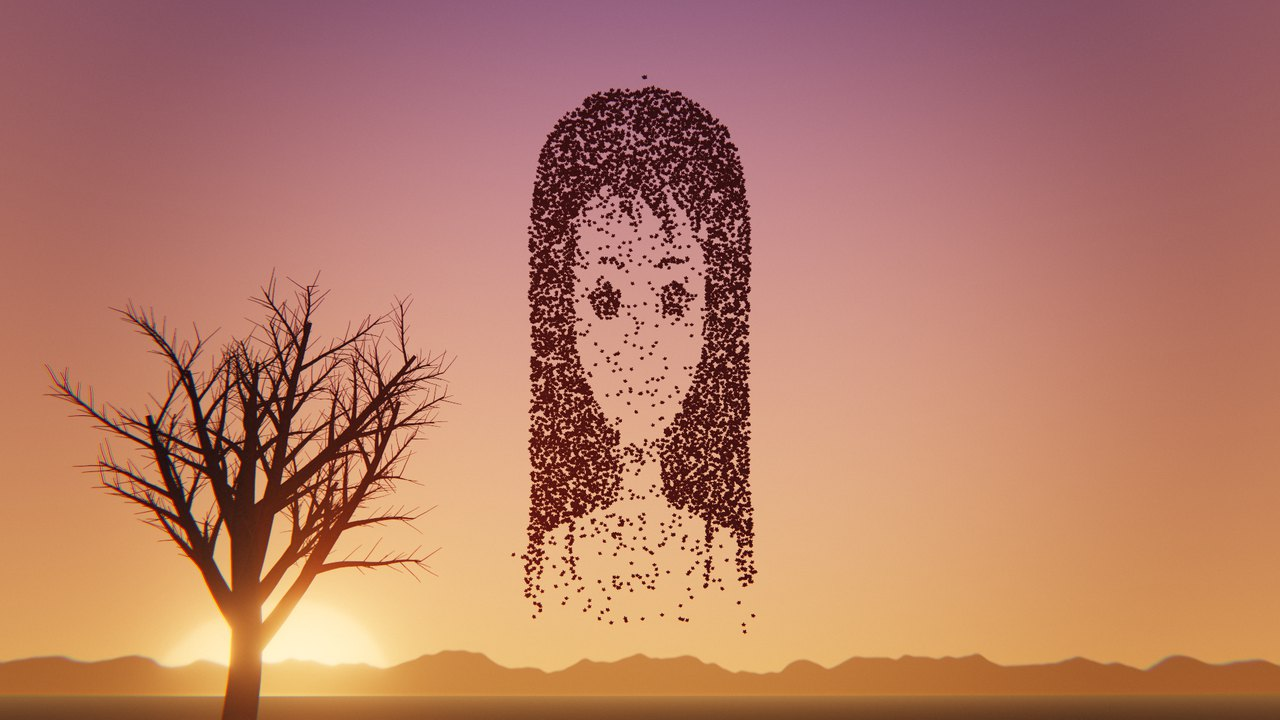
#> input picture plugins/music-video/skills/music-video/assets/styles/feng.jpg, 1280 x 720 px
$ python check_frames.py ../assets/styles
#> lines starting #> are read from the running program, lines starting #| are printed output that depends on the picture
#!/usr/bin/env python3
"""check_frames.py: measurements on rendered frames that a contact sheet cannot show. Prints numbers only.

  python3 -I tools/check_frames.py out/frames                       mean luma, near-black frames, frozen runs, the largest
                                                                     frame-to-frame changes (cuts are marked from assets/timing.json)
  python3 -I tools/check_frames.py out/frames --compare=out/frames_b pixel differences between two renders (when files differ)
  python3 -I tools/check_frames.py out/frames --grain=100,100,300,200 is the grain a pattern? (a patch of flat background, x,y,w,h)
  python3 -I tools/check_frames.py out/frames --grid=4               pixel art: how far each 4x4 block is from flat

Why each one:
  - luma: dark films look darker on phones; a mood piece around 45-55 of 255 still reads (34 was too dark).
  - near-black frames and spikes away from cuts: a NaN pixel through bloom, a forgotten blank draw, a shot that leaks state.
  - frozen runs: identical frames in a row where something should move (a page that stopped drawing).
  - --compare: byte comparison (render.mjs --compare) fails on anti-aliasing noise of a level or two; this says how big it is.
  - --grain: the common fract(sin) / hash21 noise on whole pixel coordinates repeats every few pixels and makes a woven lattice
    that only shows at 1:1. Column and row means of a flat patch, high-passed, should be about as small as white noise predicts
    (tested: white noise 0.9-1.0 of that level; the hash21 one-liner 1.7 in columns and 3.4 in rows).
Needs numpy and Pillow.
"""
import argparse, json, pathlib
import numpy as np
from PIL import Image
from scipy.ndimage import uniform_filter1d

LUMA = np.array([0.2126, 0.7152, 0.0722], dtype=np.float32)


def load(f):
    return np.asarray(Image.open(f).convert('RGB'), dtype=np.float32)


def main():
    ap = argparse.ArgumentParser()
    ap.add_argument('dir')
    ap.add_argument('--root', default='.')
    ap.add_argument('--timing', default='assets/timing.json')
    ap.add_argument('--compare')
    ap.add_argument('--grain')
    ap.add_argument('--grid', type=int)
    ap.add_argument('--top', type=int, default=20)
    a = ap.parse_args()
    ROOT = pathlib.Path(a.root).resolve()
    d = ROOT / a.dir
    files = sorted(d.glob('f*.jpg')) or sorted(d.glob('*.png'))
    if not files: raise SystemExit(f'no frames in {d}')

    if a.compare:
        e = ROOT / a.compare; n = same = 0; worst = (0.0, None); means = []
        for f in files:
            g = e / f.name
            if not g.exists(): continue
            n += 1
            if f.read_bytes() == g.read_bytes(): same += 1; continue
            diff = np.abs(load(f) - load(g)); means.append(float(diff.mean()))
            if diff.max() > worst[0]: worst = (float(diff.max()), f.name, int((diff.max(axis=2) > 8).sum()))
        print(f'{n} frames in both: {same} byte-identical, {n - same} differ' + (f'; mean abs difference {np.mean(means):.3f} levels, worst {worst[0]:.0f} levels in {worst[1]} ({worst[2]} px over 8 levels)' if means else ''))
        return

    if a.grain:
        x, y, w, h = map(int, a.grain.split(','))
        out = []
        for f in files[:: max(1, len(files) // 12)]:
            p = load(f)[y:y + h, x:x + w] @ LUMA
            noise = float(np.std(p - uniform_filter1d(uniform_filter1d(p, 9, axis=0), 9, axis=1)))
            col = p.mean(axis=0); col = col - uniform_filter1d(col, 15); row = p.mean(axis=1); row = row - uniform_filter1d(row, 15)
            out.append((f.name, noise, float(np.std(col)), float(np.std(row)), noise / np.sqrt(h), noise / np.sqrt(w)))
        print('frame          pixel noise   column rms (white-noise level)   row rms (white-noise level)')
        for nm, nz, c, r, ec, er in out: print(f'{nm}   {nz:8.2f}     {c:6.3f} ({ec:.3f})                    {r:6.3f} ({er:.3f})' + ('   <- pattern' if c > 2 * ec or r > 2 * er else ''))
        print('white noise sits near its level (ratio about 1); twice or more means the grain has structure. Use a patch of flat background\n'
              '(no stars, edges or text). Then look at it at 1:1 with the contrast stretched.')
        return

    cuts = set()
    tf = ROOT / a.timing
    if tf.exists():
        T = json.loads(tf.read_text())
        for s in T.get('shots', [])[1:]: cuts.add(int(np.ceil((s['t0'] - T['t0']) * T['fps'] - 1e-6)))
    prev, rows = None, []
    for f in files:
        img = load(f); luma = img @ LUMA; small = luma[::8, ::8]
#> after `luma = img @ LUMA`:
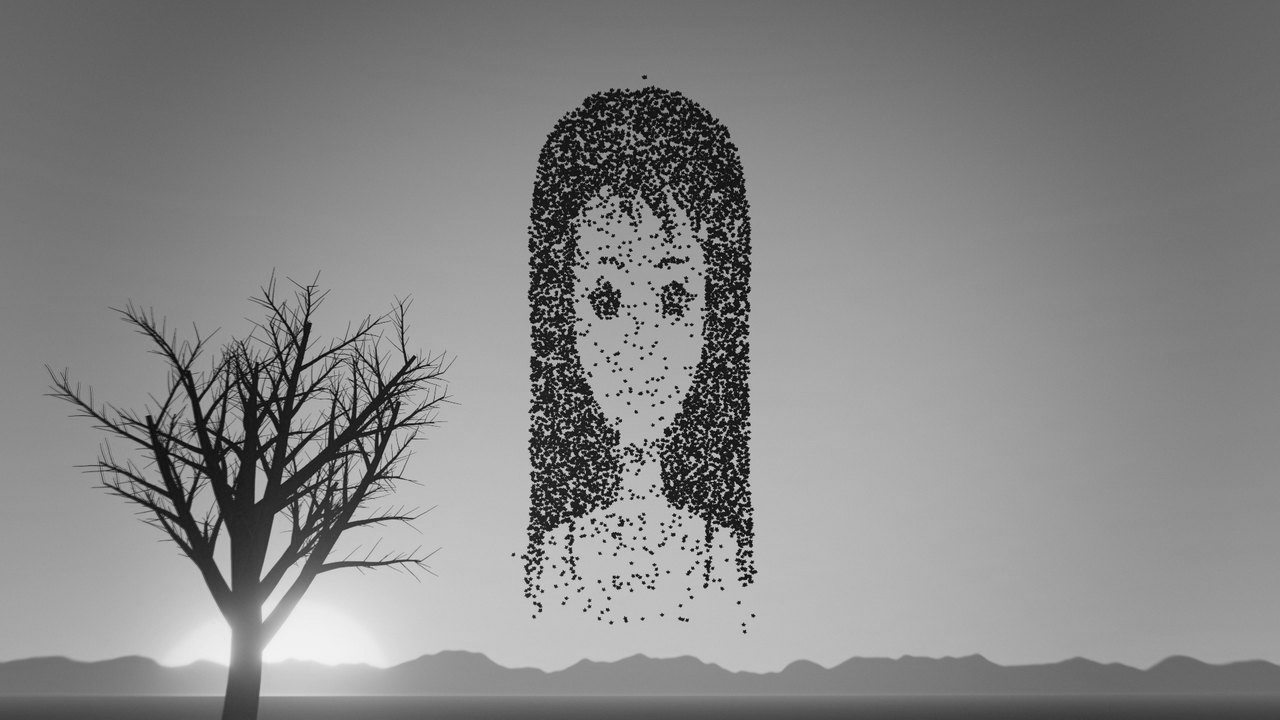
#> luma: shape (720, 1280) float32; min 5.68, max 245.3, mean 134.8
#> after `small = luma[::8, ::8]`:
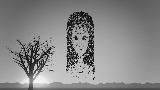
#> small: shape (90, 160) float32; min 9.93, max 243.7, mean 135.1
        diff = float(np.abs(small - prev).mean()) if prev is not None else 0.0
#> diff = 0
        g = 0.0
        if a.grid:
            k = a.grid; hh, ww = luma.shape; b = luma[:hh // k * k, :ww // k * k].reshape(hh // k, k, ww // k, k)
            g = float((b.max(axis=(1, 3)) - b.min(axis=(1, 3))).mean())
        rows.append((f.name, float(luma.mean()), diff, g, small)); prev = small
    m = np.array([r[1] for r in rows]); df = np.array([r[2] for r in rows])
#> after `m = np.array([r[1] for r in rows])`: m = [134.8]
#> after `df = np.array([r[2] for r in rows])`: df = [0]
    num = lambda nm: int(''.join(c for c in nm if c.isdigit()) or -1)
    print(f'{len(rows)} frames  mean luma {m.mean():.1f} (min {m.min():.1f} at {rows[int(m.argmin())][0]}, max {m.max():.1f} at {rows[int(m.argmax())][0]})')
#| 1 frames  mean luma 134.8 (min 134.8 at feng.jpg, max 134.8 at feng.jpg)
    dark = [r[0] for r in rows if r[1] < 6]
#> dark = []
    print(f'near-black frames: {len(dark)}' + (f'  first {dark[0]}, last {dark[-1]}' if dark else ''))
#| near-black frames: 0
    frozen, run = [], 0
    for i in range(1, len(rows)):
        run = run + 1 if df[i] == 0.0 else 0
        if run == 5: frozen.append(rows[i - 5][0])
#> this loop made 0 passes
#> after the loop, frozen = []
    print(f'frozen runs (6+ identical frames): {len(frozen)}' + (f'  starting at {", ".join(frozen[:10])}' if frozen else ''))
#| frozen runs (6+ identical frames): 0
    print(f'largest frame-to-frame changes (mean abs luma difference; "cut" = a shot boundary in {a.timing}):')
    for i in sorted(np.argsort(-df)[:a.top]):
        fn = num(rows[i][0]); tag = 'cut' if fn in cuts else ('next to a cut' if (fn - 1) in cuts or (fn + 1) in cuts else '')
        print(f'  {rows[i][0]}  {df[i]:6.1f}  {tag}')
#> this loop made 1 pass
#> (fn, tag) on pass 1: (-1, '')
#|   feng.jpg     0.0
    if a.grid:
        gg = np.array([r[3] for r in rows]); print(f'{a.grid}x{a.grid} block spread: mean {gg.mean():.2f}, worst {gg.max():.2f} at {rows[int(gg.argmax())][0]} (JPEG noise is a few levels; more means drawing off the native grid)')


if __name__ == '__main__':
    main()
